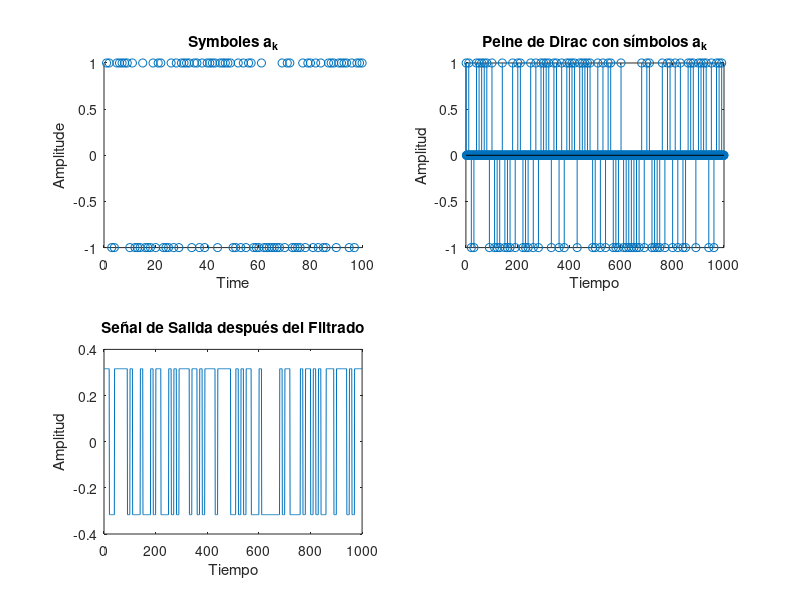
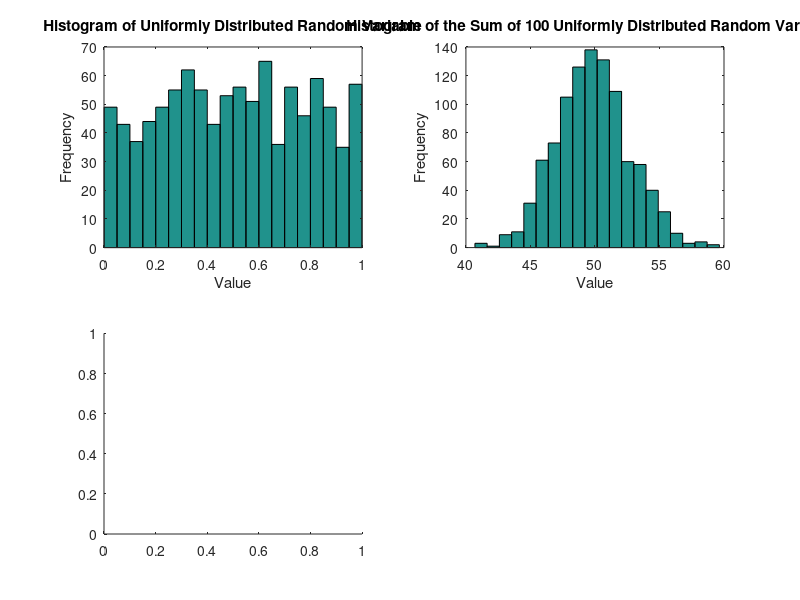

Source code (MATLAB) for these figures, in order: (Note: this script raises an error after producing the figures.)
Fs = 1;
Ts = 1;
Db = 0.1;
Tb = 10;
Fc = 0.2;

%Nb = 10;
Nb = 100;
A= 1;

%Question 1:
figure();
Seq = randi([0, 1], 1, Nb);
a_k = zeros(1, Nb);

for i = 1:length(Seq)
    if Seq(i) == 0
        a_k(i) = -A;
    else
        a_k(i) = A;
    end
end

%Question 2:
subplot(2, 2, 1);
scatter(1:numel(a_k), a_k);
xlabel('Time');
ylabel('Amplitude');
title('Symboles a_k');


% Question 3:
NT = Nb * Tb;
dirac_comb = zeros(1, NT);

for i = 1:Nb
    dirac_comb((i-1)*Tb + 1) = a_k(i); % Colocar el símbolo a_k cada 10 puntos
    %dirac_comb((i)*Tb + 1) = a_k(i);
end

subplot(2, 2, 2);
stem(dirac_comb);
xlabel('Tiempo');
ylabel('Amplitud');
title('Peine de Dirac con símbolos a_k');


% Question 4:
resp_imp = (1/sqrt(Tb))*ones(1,Tb);
output = filter(resp_imp, 1, dirac_comb);

subplot(2, 2, 3);
plot(output);
title('Señal de Salida después del Filtrado');
xlabel('Tiempo');
ylabel('Amplitud');



%Question 5:
unif_rand = rand(1, 1000);

figure();
subplot(2, 2, 1);
hist(unif_rand, 20); % 20 bins for the histogram
title('Histogram of Uniformly Distributed Random Variable');
xlabel('Value');
ylabel('Frequency');

sum_variable = sum(rand(100, 1000));

% Plot the histogram of the sum of 100 uniformly distributed random variables
subplot(2, 2, 2);
hist(sum_variable, 20); 
title('Histogram of the Sum of 100 Uniformly Distributed Random Variables');
xlabel('Value');
ylabel('Frequency');

%Question 6
miu = 50; 
sigma = 10;

% Generar muestras de la distribución gaussiana
var_gaus = sigma * randn(1000, 1) + miu;

% Trazar el histograma
subplot(2, 2, 3);
histogram(var_gaus, 'Normalization', 'probability');
title('Histograma de Distribución Gaussiana');
xlabel('Valor');
ylabel('Probabilidad');


%Question 8
Eb = 1;
SNR_dB = 3;
SNR_lin = 10^(SNR_dB/10);
No = Eb/SNR_lin;

sigma_2 = sqrt(No/2);

bruit = sigma_2 * randn(size(output));
signal_bruit = output + bruit;

figure();
subplot(2, 2, 1);
plot(signal_bruit);
title('Señal de Salida con Ruido Gaussiano');
xlabel('Tiempo');
ylabel('Amplitud');

%Question 9
g_t = resp_imp; 
g_t_invertida = fliplr(g_t);
%output_filtre = filter(g_t, 1, signal_bruit);
output_filtre = filter(g_t_invertida, 1, signal_bruit);

% Trazar señal filtrada
subplot(2, 2, 2);
plot(output_filtre);
title('Señal Filtrada con Filtro Adaptado');
xlabel('Tiempo');
ylabel('Amplitud');

%Question 10
NT = Nb * Tb;
retard_g = length(g_t) - 1; % Retraso introducido por el filtro de conformación
retard_g_inv = length(g_t_invertida) - 1; % Retraso introducido por el filtro adaptado
retard = round((retard_g + retard_g_inv)*0.1);

%output_echant = downsample(output_filtre, Tb, retard);
vect = downsample(output_filtre, Tb);
output_echant = circshift(vect, [0, -1]);
output_echant_2 =zeros (1, NT+1);
output_echant_3 =zeros (1, NT+1);
for i = 1:Nb
    output_echant_2((i-1)*Tb + 1) = output_echant(i); % Colocar el símbolo a_k cada 10 puntos
    if output_echant_2((i-1)*Tb + 1) > 0
        output_echant_3((i-1)*Tb + 1) = 1;
    else
        output_echant_3((i-1)*Tb + 1) = -1;
    end
end

subplot(2, 2, 3);
stem(output_echant_2);
title('Señal Muestreada a Velocidad de Símbolo');
xlabel('Muestra');
ylabel('Amplitud');

subplot(2, 2, 4);
stem(output_echant_3);
title('Señal 2 Velocidad de Símbolo');
xlabel('Muestra');
ylabel('Amplitud');

%Question 11
a_k_recu = zeros(1, Nb);

for i = 1:Nb
    if output_echant_3((i-1)*Tb + 1) == 1
        a_k_recu(i) = 1;
    else
        a_k_recu(i) = 0;
    end
end

%Question 12
num_errores = sum(a_k_recu ~= Seq);

% Determinar si hay errores de transmisión
if num_errores > 0
    disp(['Se detectaron ', num2str(num_errores), ' errores de transmisión.']);
else
    disp('No se detectaron errores de transmisión.');
end

%Question 13

EbN0_dB = 0:1:10;  % Rango de valores de Eb/N0 en dB
EbN0_lin = 10.^(EbN0_dB/10);  % Convertir de dB a escala lineal


BER_mean = zeros(size(EbN0_dB));
BER_variance = zeros(size(EbN0_dB));

% Simular la transmisión y calcular la BER para cada valor de Eb/N0
for j = 1:length(EbN0_dB)
    Eb = 1;
    No = Eb/EbN0_lin(j);
    sigma_2 = sqrt(No/2);
    bruit = sigma_2 * randn(size(output));
    signal_bruit = output + bruit;

    g_t = resp_imp; 
    g_t_invertida = fliplr(g_t);
    output_filtre = filter(g_t, 1, signal_bruit);
    
    vect = downsample(output_filtre, Tb);
    output_echant = circshift(vect, [0, -1]);
    output_echant_2 =zeros (1, NT+1);
    output_echant_3 =zeros (1, NT+1);
    for i = 1:Nb
        output_echant_2((i-1)*Tb + 1) = output_echant(i); % Colocar el símbolo a_k cada 10 puntos
        if output_echant_2((i-1)*Tb + 1) > 0
            output_echant_3((i-1)*Tb + 1) = 1;
        else
            output_echant_3((i-1)*Tb + 1) = -1;
        end
    end
    
    a_k_recu = zeros(1, Nb);
    
    for i = 1:Nb
        if output_echant_3((i-1)*Tb + 1) == 1
            a_k_recu(i) = 1;
        else
            a_k_recu(i) = 0;
        end
    end
    
    Ne = sum(a_k_recu ~= Seq);

    % Calcular la media de BER para este valor de Eb/N0
    BER_mean(j) = Ne / Nb;
    % Calcular la varianza de BER para este valor de Eb/N0
    BER_variance(j) = BER_mean(j) * (1 - BER_mean(j)) / Nb;
end


%Question 14
Pb_theoretical = 0.5 * erfc(sqrt(EbN0_lin));  % Utilizando la función erfc

% Graficar la tasa de error binaria (BER) simulada y teórica
figure;
subplot(2, 2, 1);
errorbar(EbN0_dB, BER_mean, sqrt(BER_variance), 'o-', 'LineWidth', 2);
hold on;
plot(EbN0_dB, Pb_theoretical, 'r--', 'LineWidth', 2);
grid on;
xlabel('Eb/N0 (dB)');
ylabel('BER / Pb');
title('Comparación de la tasa de error binaria (BER) simulada con la teórica Pb');
legend('BER simulada', 'Pb teórica');

%Question 15

% Definir parámetros
EbN0_dB = 0:1:10;  % Rango de valores de Eb/N0 en dB
EbN0_lin = 10.^(EbN0_dB/10);  % Convertir de dB a escala lineal


BER_mean = zeros(size(EbN0_dB));
BER_variance = zeros(size(EbN0_dB));


% Simular la transmisión y calcular la BER para cada valor de Eb/N0
for k = 1:3
    for j = 1:length(EbN0_dB)
        Eb = 1;
        No = Eb/EbN0_lin(j);
        sigma_2 = sqrt(No/2);
        bruit = sigma_2 * randn(size(output));
        signal_bruit = output + bruit;
        
        if k == 1 
            g_t = randn(1, Tb);
            h = fliplr(g_t);
        elseif k == 2
            g_t = ones(1, Tb);
            h = [0:Tb/2 Tb/2-1:-1:1];
        else
            g_t = randn(1, Tb);
            h = g_t;
        end

   
        output_filtre = filter(h, 1, signal_bruit);
        
        vect = downsample(output_filtre, Tb);
        output_echant = circshift(vect, [0, -1]);
        output_echant_2 =zeros (1, NT+1);
        output_echant_3 =zeros (1, NT+1);
        for i = 1:Nb
            output_echant_2((i-1)*Tb + 1) = output_echant(i); % Colocar el símbolo a_k cada 10 puntos
            if output_echant_2((i-1)*Tb + 1) > 0
                output_echant_3((i-1)*Tb + 1) = 1;
            else
                output_echant_3((i-1)*Tb + 1) = -1;
            end
        end
        
        a_k_recu = zeros(1, Nb);
        
        for i = 1:Nb
            if output_echant_3((i-1)*Tb + 1) == 1
                a_k_recu(i) = 1;
            else
                a_k_recu(i) = 0;
            end
        end
        
        Ne = sum(a_k_recu ~= Seq);
    
        % Calcular la media de BER para este valor de Eb/N0
        BER_mean(j) = Ne / Nb;
        % Calcular la varianza de BER para este valor de Eb/N0
        BER_variance(j) = BER_mean(j) * (1 - BER_mean(j)) / Nb;
    end
    subplot(2, 2, k+1);
    errorbar(EbN0_dB, BER_mean, sqrt(BER_variance), 'o-', 'LineWidth', 2);
    hold on;
    grid on;
    xlabel('Eb/N0 (dB)');
    ylabel('BER / Pb');
    titulo = sprintf('Tasa de error binaria (BER) %d', k);
    title(titulo);
end    


%Question 16
t = -2*Tb:2*Tb;
alpha = 0.22;
sigma =4*Tb;


f2 = exp(-t.^2/(2*sigma)); % Gaussien

f1 = zeros(size(t)); %Nyquist

for i = 1:length(t)
    if t(i) == 0
        f1(i) = 1;
    else
        f1(i) = (sin(pi*t(i)/Tb).*cos(pi*alpha*t(i)/Tb))./(pi*t(i)/Tb.*(1-4*(alpha*t(i)/Tb).^2));
    end
end

%Question 17
% Respuesta impulsiva del filtro f1 (Nyquist)
figure;
subplot(2, 2, 1);
stem(t, f1);
xlabel('Tiempo');
ylabel('Amplitud');
title('Respuesta Impulsiva del Filtro Nyquist (f1)');

% Respuesta impulsiva del filtro f2 (Gaussiano)
subplot(2, 2, 2);
stem(t, f2);
xlabel('Tiempo');
ylabel('Amplitud');
title('Respuesta Impulsiva del Filtro Gaussiano (f2)');

%para cumplir con el criterio de Nyquist, la respuesta impulsiva del filtro debe tener un ancho 
%de banda limitado y sin interferencia entre símbolos adyacentes, lo que significa que las 
%muestras de la respuesta impulsiva deberían ser cero fuera de un intervalo de símbolo.
%Parece acercarse más a esto la f2


%Question 18

% Filtrar el peine de Dirac con los filtros f1 y f2
output1 = filter(f1, 1, dirac_comb);
output2 = filter(f2, 1, dirac_comb);


subplot(2, 2, 3);
plot(output1);
xlabel('Tiempo');
ylabel('Amplitud');
title('Salida Filtrada por f1');

subplot(2, 2, 4);
plot(output2);
xlabel('Tiempo');
ylabel('Amplitud');
title('Salida Filtrada por f2');

%Question 19


%Question 20


%Question 21


%Question 22
Nb = 10;

P_0 = 0.75;
P_1 = 0.25;


a_k = zeros(1, Nb);
for i = 1:Nb
    r = rand; % Generar número aleatorio entre 0 y 1
    if r <= P_0
        a_k(i) = 0; % Asignar 0 con probabilidad P_0
    else
        a_k(i) = 1; % Asignar 1 con probabilidad P_1
    end
end

figure()
subplot(2, 2, 1);
scatter(1:numel(a_k), a_k);
xlabel('Time');
ylabel('Amplitude');
title('Symboles a_k');


NT = Nb * Tb;
dirac_comb = zeros(1, NT);

for i = 1:Nb
    dirac_comb((i-1)*Tb + 1) = a_k(i);
end


subplot(2, 2, 2);
stem(dirac_comb);
xlabel('Tiempo');
ylabel('Amplitud');
title('Peine de Dirac con símbolos a_k');


resp_imp = (1/sqrt(Tb))*ones(1,Tb);
output = filter(resp_imp, 1, dirac_comb);

subplot(2, 2, 3);
plot(output);
title('Señal de Salida después del Filtrado');
xlabel('Tiempo');
ylabel('Amplitud');


Eb = 1;
SNR_dB = 3;
SNR_lin = 10^(SNR_dB/10);
No = Eb/SNR_lin;

sigma_2 = sqrt(No/2);

bruit = sigma_2 * randn(size(output));
signal_bruit = output + bruit;

figure();
subplot(2, 2, 1);
plot(signal_bruit);
title('Señal de Salida con Ruido Gaussiano');
xlabel('Tiempo');
ylabel('Amplitud');

g_t = resp_imp; 
g_t_invertida = fliplr(g_t);
output_filtre = filter(g_t_invertida, 1, signal_bruit);

subplot(2, 2, 2);
plot(output_filtre);
title('Señal Filtrada con Filtro Adaptado');
xlabel('Tiempo');
ylabel('Amplitud');


vect = downsample(output_filtre, Tb);
output_echant = circshift(vect, [0, -1]);
output_echant_2 =zeros (1, NT+1);
for i = 1:Nb
    output_echant_2((i-1)*Tb + 1) = output_echant(i);
end

subplot(2, 2, 3);
stem(output_echant_2);
title('Señal Muestreada a Velocidad de Símbolo');
xlabel('Muestra');
ylabel('Amplitud');


%Question 24

% Démodulation avec seuil fixe (S = 0)
seuil_fixe = 0;
symboles_recus_fixe = sign(output_echant - seuil_fixe); %Cette fonction MATLAB renvoie la valeur signée de chaque élément 
% de l'entrée. Si l'élément est positif, il renvoie 1 ; si l'élément est négatif, il renvoie -1 ; si l'élément est zéro, 
% il renvoie zéro

% Démodulation avec seuil adaptatif (S = (sigma)^2/2 * ln(P0/P1))
seuil_adaptatif = (sigma_2^2 / 2) * log(P_0 / P_1);
symboles_recus_adaptatif = (output_echant <= seuil_adaptatif);

% Affichage des résultats
figure;
subplot(2, 1, 1);
stem(symboles_recus_fixe);
title('Démodulation avec seuil fixe (S = 0)');
xlabel('Muestra');
ylabel('Symbole recu');

subplot(2, 1, 2);
stem(symboles_recus_adaptatif);
title('Démodulation avec seuil adaptatif');
xlabel('Muestra');
ylabel('Symbole recu');


%Question 25
% Calcul des erreurs binaires pour chaque seuil de décision
erreur_fixe = sum(symboles_recus_fixe ~= a_k) / Nb;
erreur_adaptatif = sum(symboles_recus_adaptatif ~= a_k) / Nb;

% Affichage des résultats
figure;
stem(1, erreur_fixe, 'r', 'DisplayName', 'Seuil fixe (S = 0)');
hold on;
stem(2, erreur_adaptatif, 'b', 'DisplayName', 'Seuil adaptatif');
title('Taux d''erreur binaire pour chaque seuil de décision');
xlabel('Seuil de décision');
ylabel('Taux d''erreur binaire');
legend('Location', 'best');




